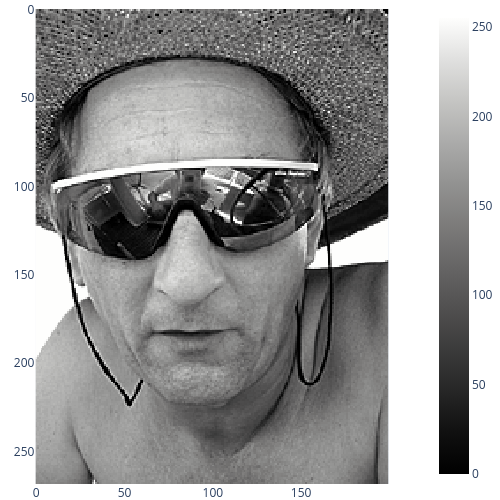

The notebook cell saved with this chart:
### Code cell
# Bilddateien einladen
image = cv2.imread(r'images/crew.tif', cv2.IMREAD_GRAYSCALE)

#Datentyp:
imageDataType = image.dtype
#Bildgröße
imageShape = image.shape

# Ausgabe der Daten
print(f'Datentyp des Bildes: {imageDataType}')
print(f'Größe des Bildes: {imageShape}')

# Anzeige des Bildes
fig = px.imshow(image, color_continuous_scale='gray')
fig.update_layout(
    margin=dict(l=0, r=0, t=0, b=0),
    width=500,
    height=500)
fig.show()

### Figure 1 — Plotly figure (JSON) as saved in the notebook; plotly's stock layout.template omitted (floating-point values rounded to 4 significant figures; data arrays with more than 128 entries replaced by an {"elided": "..."} marker saying what was removed)
{"data": [{"coloraxis": "coloraxis", "hovertemplate": "x: %{x}<br>y: %{y}<br>color: %{z}<extra></extra>", "name": "0", "type": "heatmap", "xaxis": "x", "yaxis": "y", "z": {"elided": "269x200 int values"}}], "layout": {"coloraxis": {"colorscale": [[0, "rgb(0, 0, 0)"], [0.09091, "rgb(16, 16, 16)"], [0.1818, "rgb(38, 38, 38)"], [0.2727, "rgb(59, 59, 59)"], [0.3636, "rgb(81, 80, 80)"], [0.4545, "rgb(102, 101, 101)"], [0.5455, "rgb(124, 123, 122)"], [0.6364, "rgb(146, 146, 145)"], [0.7273, "rgb(171, 171, 170)"], [0.8182, "rgb(197, 197, 195)"], [0.9091, "rgb(224, 224, 223)"], [1, "rgb(254, 254, 253)"]]}, "height": 500, "margin": {"b": 0, "l": 0, "r": 0, "t": 0}, "width": 500, "xaxis": {"anchor": "y", "constrain": "domain", "domain": [0, 1], "scaleanchor": "y"}, "yaxis": {"anchor": "x", "autorange": "reversed", "constrain": "domain", "domain": [0, 1]}}}
